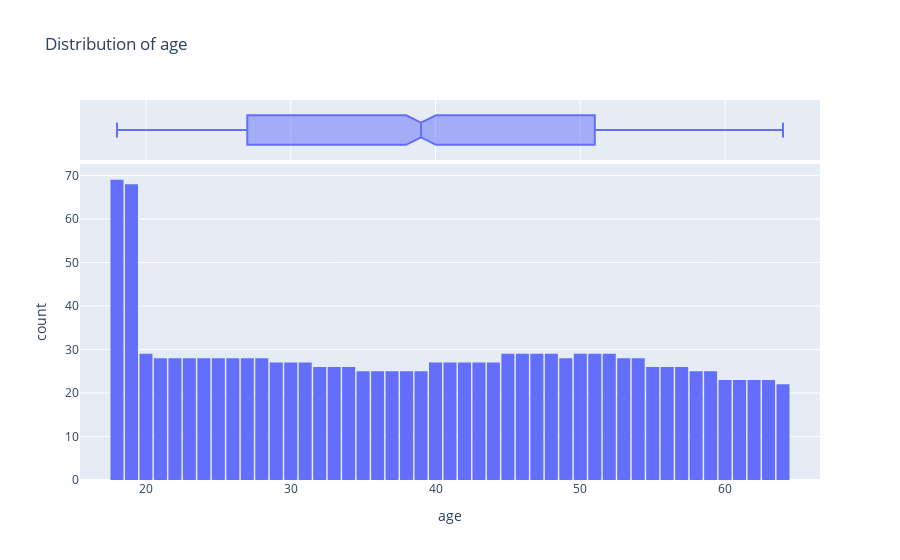

This figure's notebook cell:
### Code cell
fig=px.histogram(medical_df,
                x='age',
                marginal='box',
                 nbins=47,
                title='Distribution of age',)
fig.update_layout(bargap=0.1)
fig.show()

### Figure 1 — Plotly figure (JSON) as saved in the notebook; plotly's stock layout.template omitted (floating-point values rounded to 4 significant figures; data arrays with more than 128 entries replaced by an {"elided": "..."} marker saying what was removed)
{"data": [{"alignmentgroup": "True", "bingroup": "x", "hovertemplate": "age=%{x}<br>count=%{y}<extra></extra>", "legendgroup": "", "marker": {"color": "#636efa", "pattern": {"shape": ""}}, "name": "", "nbinsx": 47, "offsetgroup": "", "orientation": "v", "showlegend": false, "type": "histogram", "x": {"elided": "1338 int values"}, "xaxis": "x", "yaxis": "y"}, {"alignmentgroup": "True", "hovertemplate": "age=%{x}<extra></extra>", "legendgroup": "", "marker": {"color": "#636efa"}, "name": "", "notched": true, "offsetgroup": "", "showlegend": false, "type": "box", "x": {"elided": "1338 int values"}, "xaxis": "x2", "yaxis": "y2"}], "layout": {"autosize": true, "bargap": 0.1, "barmode": "relative", "legend": {"tracegroupgap": 0}, "title": {"text": "Distribution of age"}, "xaxis": {"anchor": "y", "autorange": true, "domain": [0, 1], "range": [15.44, 66.56], "title": {"text": "age"}, "type": "linear"}, "xaxis2": {"anchor": "y2", "autorange": true, "domain": [0, 1], "matches": "x", "range": [15.44, 66.56], "showgrid": true, "showticklabels": false, "type": "linear"}, "yaxis": {"anchor": "x", "autorange": true, "domain": [0, 0.8316], "range": [0, 72.63], "title": {"text": "count"}}, "yaxis2": {"anchor": "x2", "autorange": true, "domain": [0.8416, 1], "matches": "y2", "range": [-0.5, 0.5], "showgrid": false, "showline": false, "showticklabels": false, "ticks": "", "type": "category"}}}
